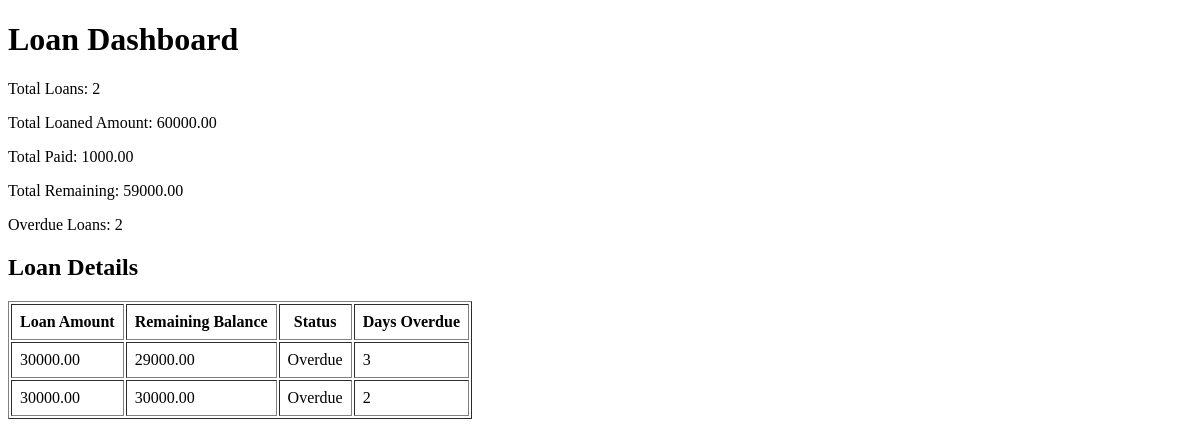
Page /dashboard/ (signed in) on the earlier database version.
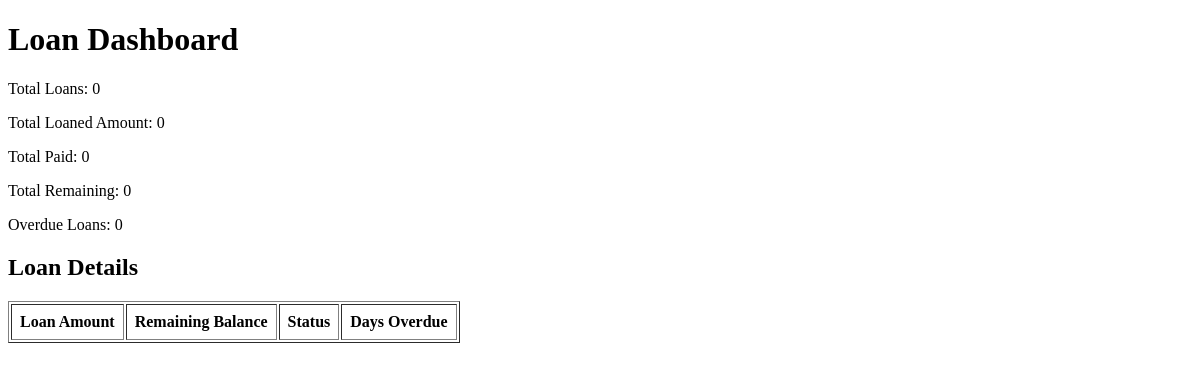
Same page on the later database version.
### loans/models.py (models this page shows, shortened)
class Loan(models.Model):
    borrower = models.ForeignKey(Borrower, on_delete=models.CASCADE)
    amount = models.DecimalField(max_digits=10, decimal_places=2)
    date_given = models.DateField(auto_now_add=True)
    due_date = models.DateField()
    is_paid = models.BooleanField(default=False)
    def total_paid(self):
        return sum(payment.amount_paid for payment in self.payment_set.all())
    def remaining_balance(self):
        return self.amount - self.total_paid()
    def is_overdue(self):
        return not self.is_paid and timezone.now().date() > self.due_date
    def days_overdue(self):
        if self.is_overdue():
            return (timezone.now().date() - self.due_date).days
        return 0

class Payment(models.Model):
    loan = models.ForeignKey(Loan, on_delete=models.CASCADE)
    amount_paid = models.DecimalField(max_digits=10, decimal_places=2)
    date_paid = models.DateField(auto_now_add=True)

### loans/views.py (the view)
# urls.py: path('dashboard/', views.dashboard, name='dashboard')
def dashboard(request):
    borrower = request.user.borrower
    loans = borrower.loan_set.all()
    total_loans = loans.count()
    total_loaned_amount = sum(loan.amount for loan in loans)
    total_paid = sum(loan.total_paid() for loan in loans)
    total_remaining = sum(loan.remaining_balance() for loan in loans)
    overdue_loans = [loan for loan in loans if loan.is_overdue()]
    return render(request, 'loans/dashboard.html', {
        'loans': loans,
        'total_loans': total_loans,
        'total_loaned_amount': total_loaned_amount,
        'total_paid': total_paid,
        'total_remaining': total_remaining,
        'overdue_loans': overdue_loans,
    })

### loans/templates/loans/dashboard.html (shortened to what this page needs)
<!DOCTYPE html>
<html lang="en">
<head>
</head>
<body>
    <h1>Loan Dashboard</h1>
        <p>Total Loans: {{ total_loans }}</p>
        <p>Total Loaned Amount: {{ total_loaned_amount }}</p>
        <p>Total Paid: {{ total_paid }}</p>
        <p>Total Remaining: {{ total_remaining }}</p>
        <p>Overdue Loans: {{ overdue_loans|length }}</p>
        <h2>Loan Details</h2>
        <table border="1" cellpadding="8">
            <tr>
                <th>Loan Amount</th>
                <th>Remaining Balance</th>
                <th>Status</th>
                <th>Days Overdue</th>
            </tr>
            {% for loan in loans %}
            <tr>
                <td>{{ loan.amount }}</td>
                <td>{{ loan.remaining_balance }}</td>
                <td>
                    {% if loan.is_paid %}
                        Paid
                    {% elif loan.is_overdue %}
                        Overdue
                    {% else %}
                        Active
                    {% endif %}
                </td>
                <td>
                    {% if loan.is_overdue %}
                        {{ loan.days_overdue }}
                    {% else %}
                        -
                    {% endif %}
                </td>
            </tr>
            {% endfor %}
        </table>
</body>
</html>

Differences in the rows shown:
removed Loan: amount "30000.00", remaining_balance "29000.00", shows "Overdue", days_overdue "3"
removed Loan: amount "30000.00", remaining_balance "30000.00", shows "Overdue", days_overdue "2"
Other differences:
{{ total_loans }}: "2" → "0"
{{ total_loaned_amount }}: "60000.00" → "0"
{{ total_paid }}: "1000.00" → "0"
{{ total_remaining }}: "59000.00" → "0"
{{ overdue_loans|length }}: "2" → "0"
